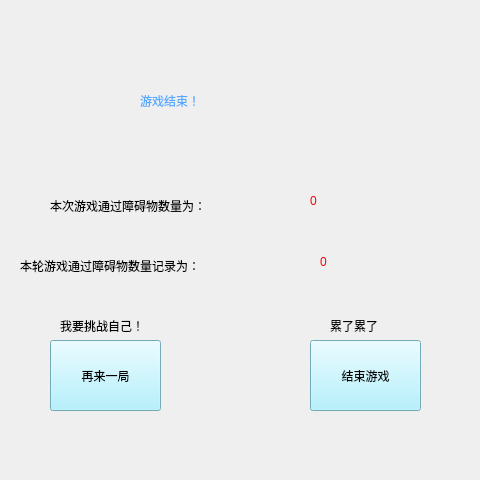
<?xml version="1.0" encoding="UTF-8"?>
<ui version="4.0">
 <class>End</class>
 <widget class="QWidget" name="End">
  <property name="geometry">
   <rect>
    <x>0</x>
    <y>0</y>
    <width>480</width>
    <height>480</height>
   </rect>
  </property>
  <property name="windowTitle">
   <string>Form</string>
  </property>
  <widget class="QPushButton" name="pushButton">
   <property name="geometry">
    <rect>
     <x>50</x>
     <y>340</y>
     <width>111</width>
     <height>71</height>
    </rect>
   </property>
   <property name="styleSheet">
    <string notr="true">background-color: rgb(160, 238, 255);</string>
   </property>
   <property name="text">
    <string>再来一局</string>
   </property>
  </widget>
  <widget class="QLabel" name="label">
   <property name="geometry">
    <rect>
     <x>140</x>
     <y>70</y>
     <width>191</width>
     <height>61</height>
    </rect>
   </property>
   <property name="styleSheet">
    <string notr="true">font: 24pt &quot;楷体&quot;;
color: rgb(85, 170, 255);</string>
   </property>
   <property name="text">
    <string>游戏结束！</string>
   </property>
  </widget>
  <widget class="QPushButton" name="pushButton_2">
   <property name="geometry">
    <rect>
     <x>310</x>
     <y>340</y>
     <width>111</width>
     <height>71</height>
    </rect>
   </property>
   <property name="styleSheet">
    <string notr="true">background-color: rgb(160, 238, 255);</string>
   </property>
   <property name="text">
    <string>结束游戏</string>
   </property>
  </widget>
  <widget class="QLabel" name="label_2">
   <property name="geometry">
    <rect>
     <x>60</x>
     <y>310</y>
     <width>131</width>
     <height>31</height>
    </rect>
   </property>
   <property name="text">
    <string>我要挑战自己！</string>
   </property>
  </widget>
  <widget class="QLabel" name="label_3">
   <property name="geometry">
    <rect>
     <x>330</x>
     <y>310</y>
     <width>121</width>
     <height>31</height>
    </rect>
   </property>
   <property name="text">
    <string>累了累了</string>
   </property>
  </widget>
  <widget class="QLabel" name="label_4">
   <property name="geometry">
    <rect>
     <x>50</x>
     <y>170</y>
     <width>301</width>
     <height>71</height>
    </rect>
   </property>
   <property name="styleSheet">
    <string notr="true">font: 12pt &quot;Agency FB&quot;;</string>
   </property>
   <property name="text">
    <string>本次游戏通过障碍物数量为：</string>
   </property>
  </widget>
  <widget class="QLabel" name="this_num">
   <property name="geometry">
    <rect>
     <x>310</x>
     <y>180</y>
     <width>111</width>
     <height>41</height>
    </rect>
   </property>
   <property name="styleSheet">
    <string notr="true">font: 87 20pt &quot;Arial Black&quot;;
color: rgb(255, 0, 4);</string>
   </property>
   <property name="text">
    <string>0</string>
   </property>
  </widget>
  <widget class="QLabel" name="label_5">
   <property name="geometry">
    <rect>
     <x>20</x>
     <y>230</y>
     <width>301</width>
     <height>71</height>
    </rect>
   </property>
   <property name="styleSheet">
    <string notr="true">font: 12pt &quot;Agency FB&quot;;</string>
   </property>
   <property name="text">
    <string>本轮游戏通过障碍物数量记录为：</string>
   </property>
  </widget>
  <widget class="QLabel" name="maxi_num">
   <property name="geometry">
    <rect>
     <x>320</x>
     <y>241</y>
     <width>111</width>
     <height>41</height>
    </rect>
   </property>
   <property name="styleSheet">
    <string notr="true">font: 87 20pt &quot;Arial Black&quot;;
color: rgb(255, 0, 4);</string>
   </property>
   <property name="text">
    <string>0</string>
   </property>
  </widget>
 </widget>
 <resources/>
 <connections/>
</ui>
